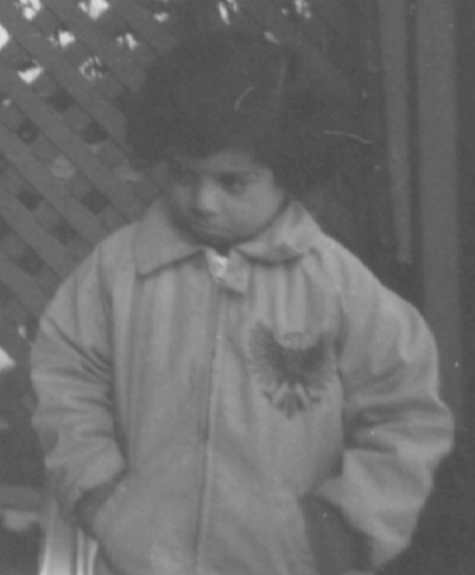
#> input picture lab9/Lab9/pout.tif, 475 x 575 px
$ python encoder.py   (older library calls are emulated)
#> lines starting #> are read from the running program, lines starting #| are printed output that depends on the picture
# Jpeg encoding

import cv2
import numpy as np

# import zigzag functions
from zigzag import *

# defining block size
block_size = 8

# reading image in grayscale
img = cv2.imread('pout.tif', 0)
#> img is the input picture: shape (575, 475); min 73, max 223, mean 109.5
cv2.imshow('input image', img)

# get size of the image
[h , w] = img.shape
#> h = 575; w = 475


##################### step 1 #####################
# compute number of blocks by diving height and width of image by block size

# you need to convert h and w to float to get the right number
h = np.float32(h)
w = np.float32(w)

# to cover the whole image the number of blocks should be ceiling of the division of image size by block size
# at the end convert it to int

# number of blocks in height
nbh = int(np.ceil(h / block_size))
#> nbh = 72
print(nbh)
#| 72

# number of blocks in width
nbw = int(np.ceil(w / block_size))
#> nbw = 60
print(nbw)
#| 60

##################### step 2 #####################
# Pad the image, because sometime image size is not dividable to block size
# get the size of padded image by multiplying block size by number of blocks in height/width

# height of padded image
H =  nbh * block_size
#> H = 576

# width of padded image
W =  nbw * block_size
#> W = 480

# create a numpy zero matrix with size of H,W
padded_img = np.zeros((H,W))

# copy the values of img  into padde_img[0:h,0:w]
nph = np.int(h)
#> nph = 575
npw = np.int(w)
#> npw = 475
print(nph)
#| 575
print(npw)
#| 475
for x in range(0,nph):
    for y in range(0,npw):
        padded_img[x][y] = img[x][y]
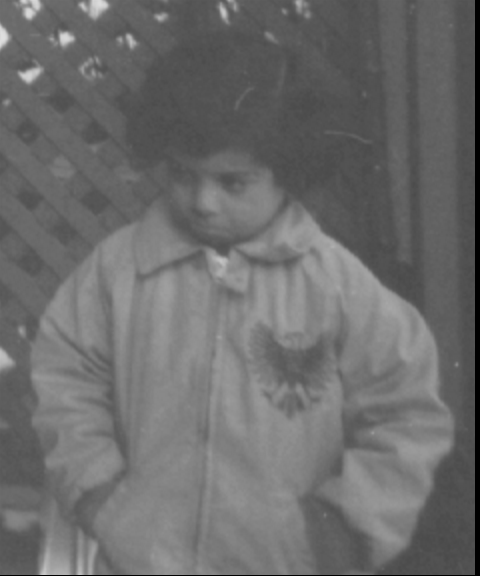
#> padded_img: shape (576, 480) float64; min 0, max 223, mean 108.2

cv2.imshow('input padded image', np.uint8(padded_img))

##################### step 3 #####################
# start encoding:
# divide image into block size by block size (here: 8-by-8) blocks
# To each block apply 2D discrete cosine transform
# reorder DCT coefficients in zig-zag order
# reshaped it back to block size by block size (here: 8-by-8)


# iterate over blocks
for i in range(nbh):

        # Compute start row index of the block
        row_ind_1 = i * block_size

        # Compute end row index of the block
        row_ind_2 = row_ind_1 + block_size

        for j in range(nbw):

            # Compute start column index of the block
            # block size
            col_ind_1 = j * block_size

            # Compute end column index of the block
            #
            col_ind_2 = col_ind_1 + block_size


            # select the current block we want to process using calculated indices
            block = padded_img[ row_ind_1 : row_ind_2 , col_ind_1 : col_ind_2 ]

            # apply 2D discrete cosine transform to the selected block
            # you should use opencv dct function
            DCT = cv2.dct(block)

            # reorder DCT coefficients in zig zag order by calling zigzag function
            # it will give you a one dimentional array
#> (the run stopped early here; a loop or call above may not have finished)
